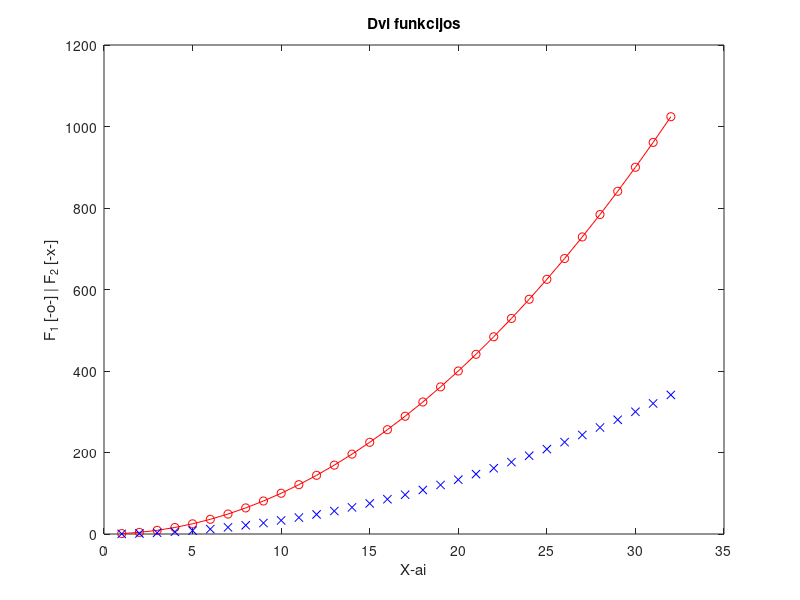

The MATLAB source for this figure:
% Artemij Aldakuškin
% Grupe: EDIf-25/1
% Data: 2026-09-14

x = 1:32;
y = x.^2;

plot (x,y,'o-r',x,y/3,'xb')
title('Dvi funkcijos')
xlabel('X-ai')
ylabel('F_1 [-o-] | F_2 [-x-]')

N = 8;
N_vector = N+1:0.5:N+4
A_vector = N:N+8;
A = [A_vector(1:3);
    A_vector(4:6);
    A_vector(7:9);
    ];
disp('Matrix A:');
disp(A);
a = A(3,2)
b = A(2:3,1:2)
c = A([1 3],[1 3])
A_N = [A; 
    N_vector(1:3);
    N_vector(4:6);
    ];
disp('Matrix A ir N:');
disp(A_N);
